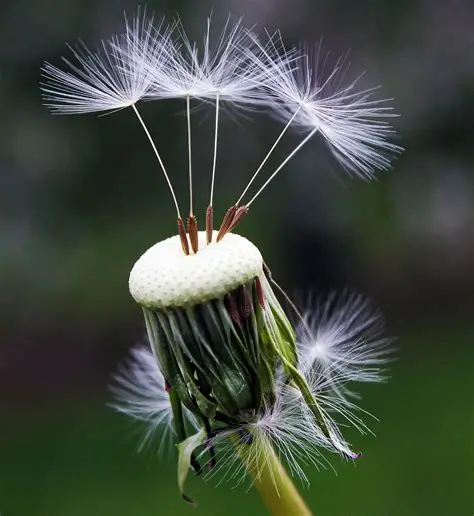
#> input picture 课堂作业/作业3/lena.png, 474 x 516 px
$ python practise3.py
#> lines starting #> are read from the running program, lines starting #| are printed output that depends on the picture
import numpy as np
import cv2
import matplotlib
matplotlib.use('Agg')
import matplotlib.pyplot as plt

# ===================== 1. Read Image =====================
img = cv2.imread("lena.png")
#> img is the input picture: shape (516, 474, 3); mean B, G, R 63.5, 74.4, 65.5
if len(img.shape) == 3:
    img_gray = cv2.cvtColor(img, cv2.COLOR_BGR2GRAY)
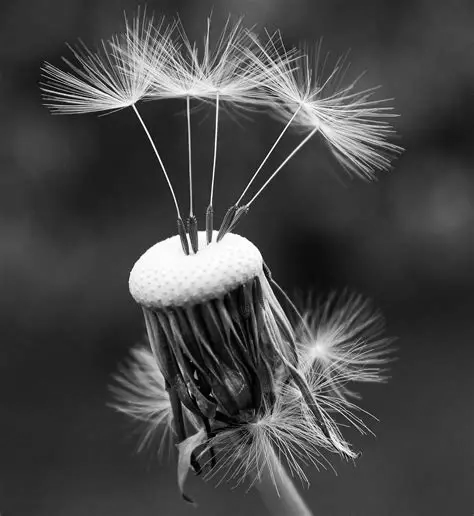
#> img_gray: shape (516, 474); min 0, max 255, mean 70.5
else:
    img_gray = img

row = img_gray.shape[0] // 2
#> row = 258
x = img_gray[row, :].astype(np.float32)
#> x = 474 values, max 254 at index 143, min 14 at index 304, mean 100.1
N = len(x)
#> N = 474

# ===================== 2. Two Extension Sequences =====================
x_periodic = np.concatenate([x, x])                # DFT Periodic Extension
#> x_periodic = 948 values, max 254 at index 143, min 14 at index 304, mean 100.1
x_even_sym = np.concatenate([x, x[::-1]])          # DCT Even Symmetric Extension
#> x_even_sym has the same summary as x_periodic

# ===================== Print Sequences =====================
print("="*60)
print("原始序列（前20个点）:\n", np.round(x[:20]))
#| 原始序列（前20个点）:
#|  [73. 73. 73. 72. 72. 71. 71. 71. 72. 72. 72. 72. 72. 72. 72. 72. 72. 72.
#|  72. 72.]
print("\nDFT 周期延拓序列（前40个点）:\n", np.round(x_periodic[:40]))
#| DFT 周期延拓序列（前40个点）:
#|  [73. 73. 73. 72. 72. 71. 71. 71. 72. 72. 72. 72. 72. 72. 72. 72. 72. 72.
#|  72. 72. 72. 72. 72. 72. 71. 71. 71. 71. 71. 71. 70. 70. 68. 68. 67. 67.
#|  67. 67. 67. 67.]
print("\nDCT 偶对称延拓序列（前40个点）:\n", np.round(x_even_sym[:40]))
#| DCT 偶对称延拓序列（前40个点）:
#|  [73. 73. 73. 72. 72. 71. 71. 71. 72. 72. 72. 72. 72. 72. 72. 72. 72. 72.
#|  72. 72. 72. 72. 72. 72. 71. 71. 71. 71. 71. 71. 70. 70. 68. 68. 67. 67.
#|  67. 67. 67. 67.]
print("="*60)

# ===================== 3. Compute DFT / DCT =====================
dft = np.fft.fft(x)
dft_amp = np.abs(dft)
#> dft_amp = 474 values, max 47455 at index 0, min 2.43 at index 238, mean 599.2
dct = cv2.dct(x.reshape(-1, 1))
#> dct = 474 values, max 2179.7 at index 0, min -1093.1 at index 2, mean 3.73
dct = dct.flatten()
dct_amp = np.abs(dct)
#> dct_amp = 474 values, max 2179.7 at index 0, min 0.00546 at index 467, mean 26.05

# ===================== 4. Energy Concentration =====================
def energy_ratio(spec, ratio):
#> called with spec = array of shape (474,), ratio = 0.1
    total = np.sum(spec ** 2)
#> total = 4.03e+09
    k = int(len(spec) * ratio)
#> k = 47
    topk = np.sum(spec[:k] ** 2)
#> topk = 3.13e+09
    return (topk / total) * 100

er_dft10 = energy_ratio(dft_amp, 0.1)
#> er_dft10 = 77.8
er_dct10 = energy_ratio(dct_amp, 0.1)
#> er_dct10 = 99.22

# ===================== Plot Extended Sequences =====================
plt.figure(figsize=(12, 6))
plt.subplot(2,1,1)
plt.plot(x_periodic, 'r', linewidth=1, label="DFT Periodically Extended Sequence")
plt.axvline(N, color='k', linestyle='--', label="Original Boundary")
plt.title("DFT Periodically Extended Sequence", fontsize=12)
plt.legend()
plt.grid(alpha=0.3)

plt.subplot(2,1,2)
plt.plot(x_even_sym, 'b', linewidth=1, label="DCT Even-Symmetrically Extended Sequence")
plt.axvline(N, color='k', linestyle='--', label="Original Boundary")
plt.title("DCT Even-Symmetrically Extended Sequence", fontsize=12)
plt.legend()
plt.grid(alpha=0.3)

plt.tight_layout()
plt.savefig("extension_compare.png", dpi=150)
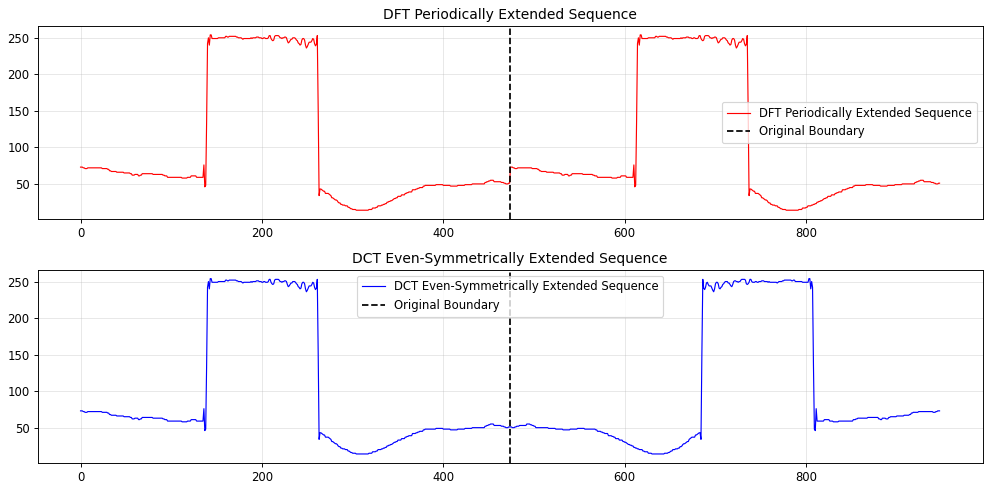
#> figure drawn by matplotlib, 2 panels; panel 1: curve peaks at x = 143, y = 254; panel 2: curve peaks at x = 143, y = 254
plt.close()

# ===================== Plot Spectra =====================
plt.figure(figsize=(12,6))
plt.subplot(211)
plt.plot(dft_amp, 'r')
plt.title("DFT Amplitude Spectrum")
plt.ylabel("Amplitude")

plt.subplot(212)
plt.plot(dct_amp, 'b')
plt.title("DCT Amplitude Spectrum")
plt.xlabel("Frequency Index")
plt.ylabel("Amplitude")

plt.tight_layout()
plt.savefig("spectrum_compare.png")
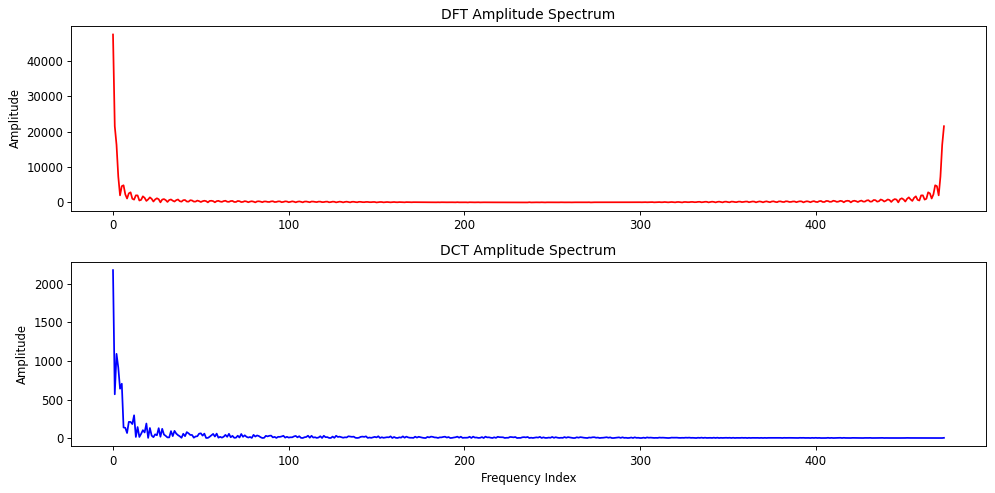
#> figure drawn by matplotlib, 2 panels; panel 1: curve peaks at x = 0, y = 47455; panel 2: curve peaks at x = 0, y = 2179.7
plt.close()

# ===================== Output Results =====================
print("\n前10%系数能量占比:")
print(f"DFT: {er_dft10:.2f}%")
#| DFT: 77.80%
print(f"DCT: {er_dct10:.2f}%")
#| DCT: 99.22%
